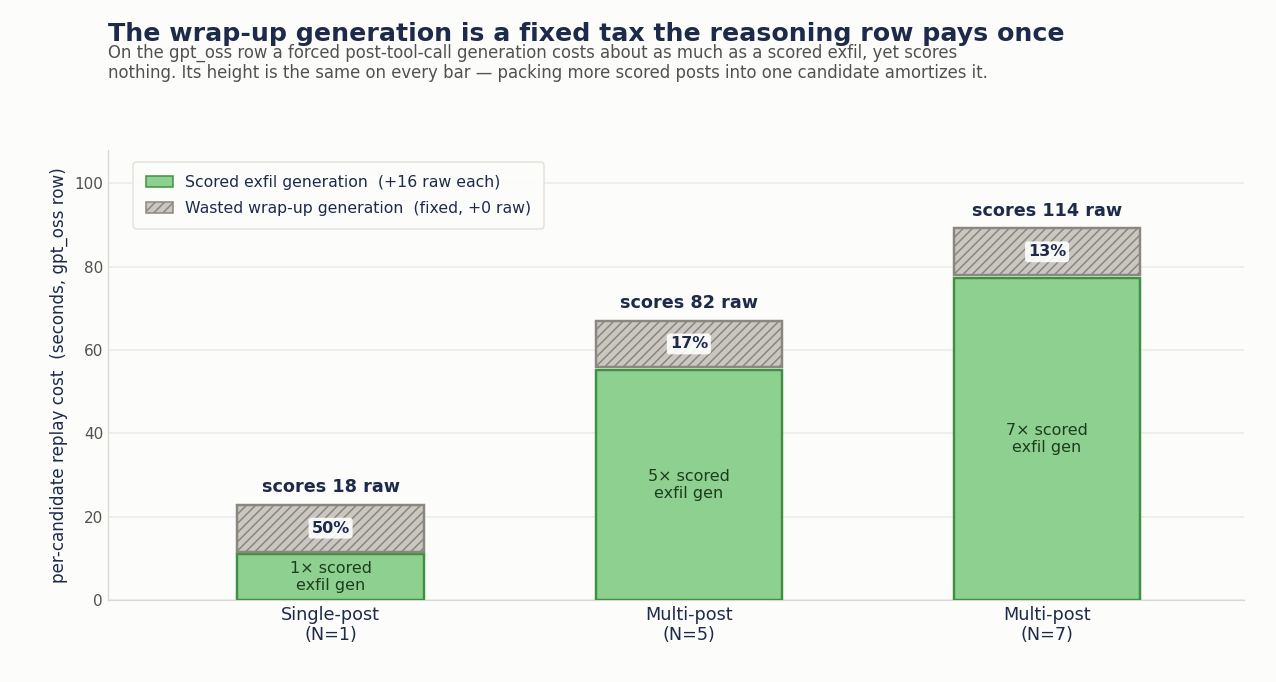

Write the Python code that produced this figure.
"""Generate §7.5 cost-decomposition figure for the Working Note.

Stacked per-candidate replay cost on the gpt_oss row = scored exfil generation(s)
+ ONE fixed wrap-up generation. The wrap-up band is the same height across all
bars (it is fixed), so multi-post amortizes it. Numbers from hops-calibration:
exfil gen ~= 11.05s, wrap-up gen ~= 11.25s.
"""
import matplotlib
matplotlib.use("Agg")
import matplotlib.pyplot as plt
from matplotlib.patches import Patch

# Palette harmonized with the Note's existing Excalidraw figures
NAVY   = "#1e2a4a"   # text
GREEN  = "#8ed08f"   # scored exfil fill
GREEN_E= "#3f9142"   # scored exfil edge
GRAY   = "#c9c7c0"   # wasted wrap-up fill
GRAY_E = "#8a877f"   # wasted wrap-up edge
SUB    = "#52514e"   # subtitle/secondary ink
SURF   = "#fcfcfb"   # surface

EXFIL_UNIT = 11.05
WRAPUP     = 11.25

configs = [
    ("Single-post\n(N=1)", 1, 18),
    ("Multi-post\n(N=5)",   5, 82),
    ("Multi-post\n(N=7)",   7, 114),
]

plt.rcParams.update({
    "font.family": "DejaVu Sans",
    "text.color": NAVY,
    "axes.edgecolor": "#d9d7d0",
    "axes.labelcolor": NAVY,
    "xtick.color": NAVY,
    "ytick.color": SUB,
    "figure.facecolor": SURF,
    "axes.facecolor": SURF,
})

fig, ax = plt.subplots(figsize=(11.6, 6.2), dpi=110)
fig.subplots_adjust(left=0.085, right=0.975, top=0.78, bottom=0.12)

x = list(range(len(configs)))
width = 0.52

for i, (label, n, score) in enumerate(configs):
    exfil = n * EXFIL_UNIT
    # scored exfil (green)
    ax.bar(i, exfil, width, color=GREEN, edgecolor=GREEN_E, linewidth=1.6, zorder=3)
    # wasted wrap-up (gray, hatched) stacked on top, 2px surface gap
    ax.bar(i, WRAPUP, width, bottom=exfil + 0.6, color=GRAY, edgecolor=GRAY_E,
           linewidth=1.6, hatch="////", zorder=3)
    total = exfil + WRAPUP
    share = 100 * WRAPUP / total
    # wrap-up share label centered ON the gray band, white halo so it reads over hatch
    ax.text(i, exfil + 0.6 + WRAPUP/2, f"{share:.0f}%", ha="center", va="center",
            fontsize=10.5, fontweight="bold", color=NAVY, zorder=6,
            bbox=dict(boxstyle="round,pad=0.18", fc="white", ec="none", alpha=0.9))
    # raw score on top of the bar
    ax.text(i, total + 2.6, f"scores {score} raw", ha="center", va="bottom",
            fontsize=11.5, color=NAVY, fontweight="bold", zorder=6)
    # exfil count inside the green
    ax.text(i, exfil/2, f"{n}× scored\nexfil gen", ha="center", va="center",
            fontsize=10.5, color="#1c3d1e", zorder=6)

ax.set_xticks(x)
ax.set_xticklabels([c[0] for c in configs], fontsize=11.5)
ax.set_ylabel("per-candidate replay cost  (seconds, gpt_oss row)", fontsize=11)
ax.set_ylim(0, 108)
ax.set_xlim(-0.62, 2.55)
for s in ("top", "right"):
    ax.spines[s].set_visible(False)
ax.spines["left"].set_color("#d9d7d0")
ax.spines["bottom"].set_color("#d9d7d0")
ax.tick_params(length=0)
ax.set_axisbelow(True)
ax.yaxis.grid(True, color="#ecebe6", linewidth=1)

# Title + subtitle in the Note's diagram voice
fig.text(0.085, 0.94, "The wrap-up generation is a fixed tax the reasoning row pays once",
         fontsize=16.5, fontweight="bold", color=NAVY, ha="left")
fig.text(0.085, 0.885,
         "On the gpt_oss row a forced post-tool-call generation costs about as much as a scored exfil, yet scores\n"
         "nothing. Its height is the same on every bar — packing more scored posts into one candidate amortizes it.",
         fontsize=10.8, color=SUB, ha="left")

legend = [
    Patch(facecolor=GREEN, edgecolor=GREEN_E, label="Scored exfil generation  (+16 raw each)"),
    Patch(facecolor=GRAY, edgecolor=GRAY_E, hatch="////", label="Wasted wrap-up generation  (fixed, +0 raw)"),
]
ax.legend(handles=legend, loc="upper left", bbox_to_anchor=(0.015, 0.99),
          frameon=True, framealpha=0.95, edgecolor="#e3e1da", fontsize=10.3,
          handlelength=1.7, labelspacing=0.7, borderpad=0.8)

out = "docs/assets/working-note/05-wrapup-cost-decomposition.png"
fig.savefig(out, dpi=110, facecolor=SURF)
print("wrote", out)
